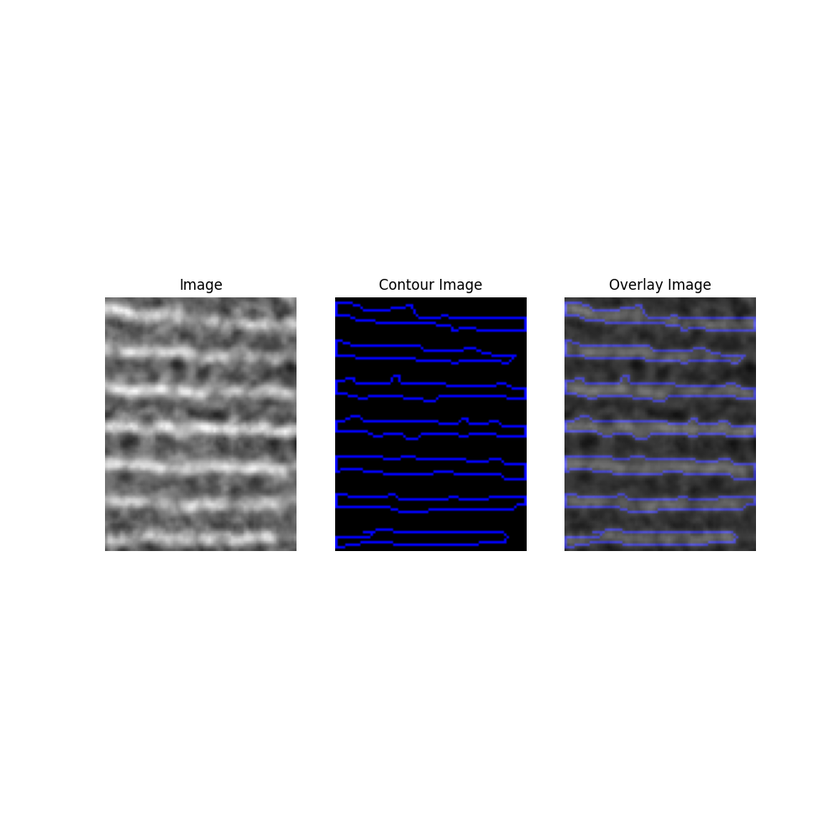
#> input picture output/004 WT-DA 25k strip 1_tryptich.png, 840 x 840 px, shrunk from 1000 x 1000 before the run; its folder holds 4 pictures in this run
$ jupyter execute --allow-errors image_integration.ipynb
#> lines starting #> are read from the running program, lines starting #| are printed output that depends on the picture
[cell 1]
import pandas
import numpy
import matplotlib.pyplot as plt
import cv2
import os
import glob

# get a list of all images in data/new_strips
images = glob.glob("output/*.png")

# look for only the images without overlay and tryptich in the name
images = [image for image in images if "overlay" not in image and "triptych" not in image]

print(images)

[cell 2]
def load_gray_image(image_path):
    image = cv2.imread(image_path)
#> image is the input picture: shape (840, 840, 3); mean B, G, R 219, 215.2, 215.2
    gray = cv2.cvtColor(image, cv2.COLOR_BGR2GRAY)
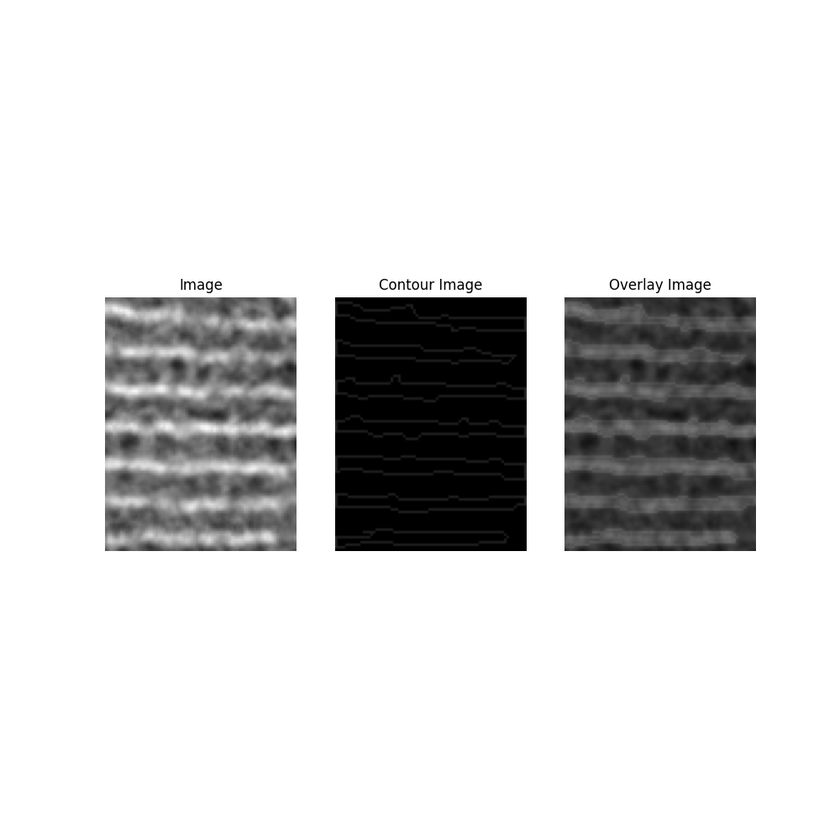
#> gray: shape (840, 840); min 0, max 255, mean 215.7
#> pass 2 of the loop `for i in range(9):`:
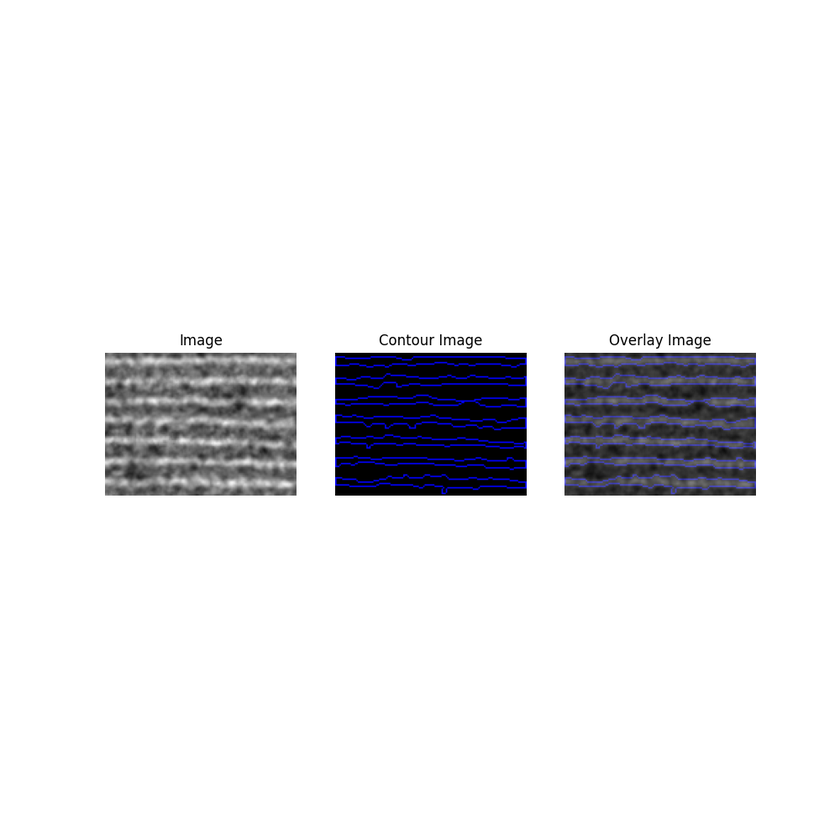
#> input picture output/004 WT-DA 25k strip 2_tryptich.png, 840 x 840 px, shrunk from 1000 x 1000 before the run
#> in load_gray_image, image is the input picture: shape (840, 840, 3); mean B, G, R 234.3, 232.1, 232.1
#> in load_gray_image (call 2), `gray = cv2.cvtColor(image, cv2.COLOR_BGR2GRAY)`:
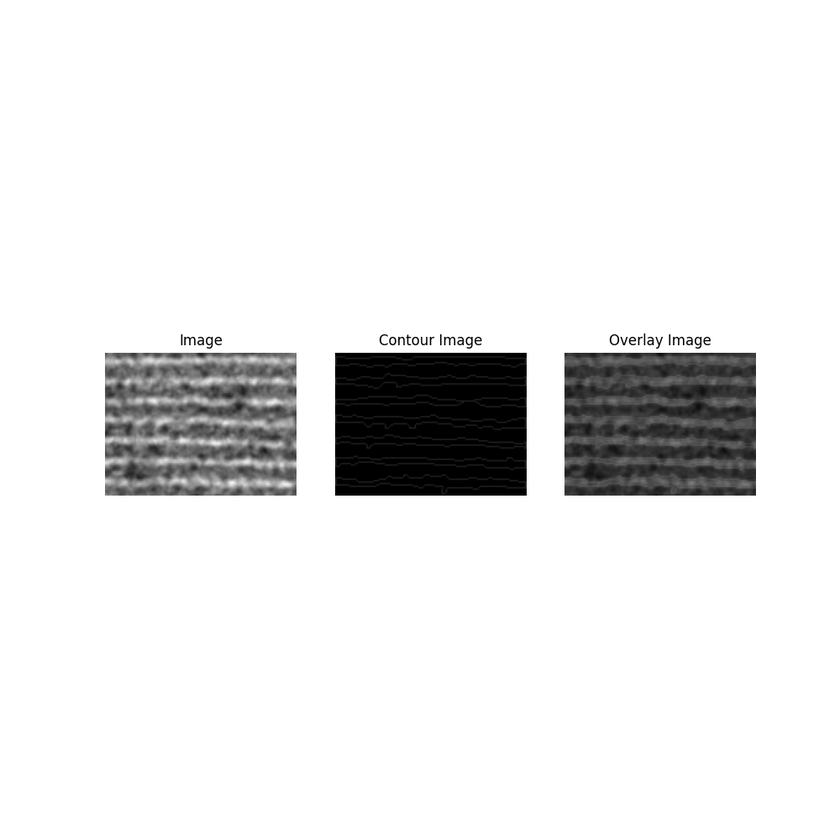
#> gray: shape (840, 840); min 0, max 255, mean 232.4
    return gray
